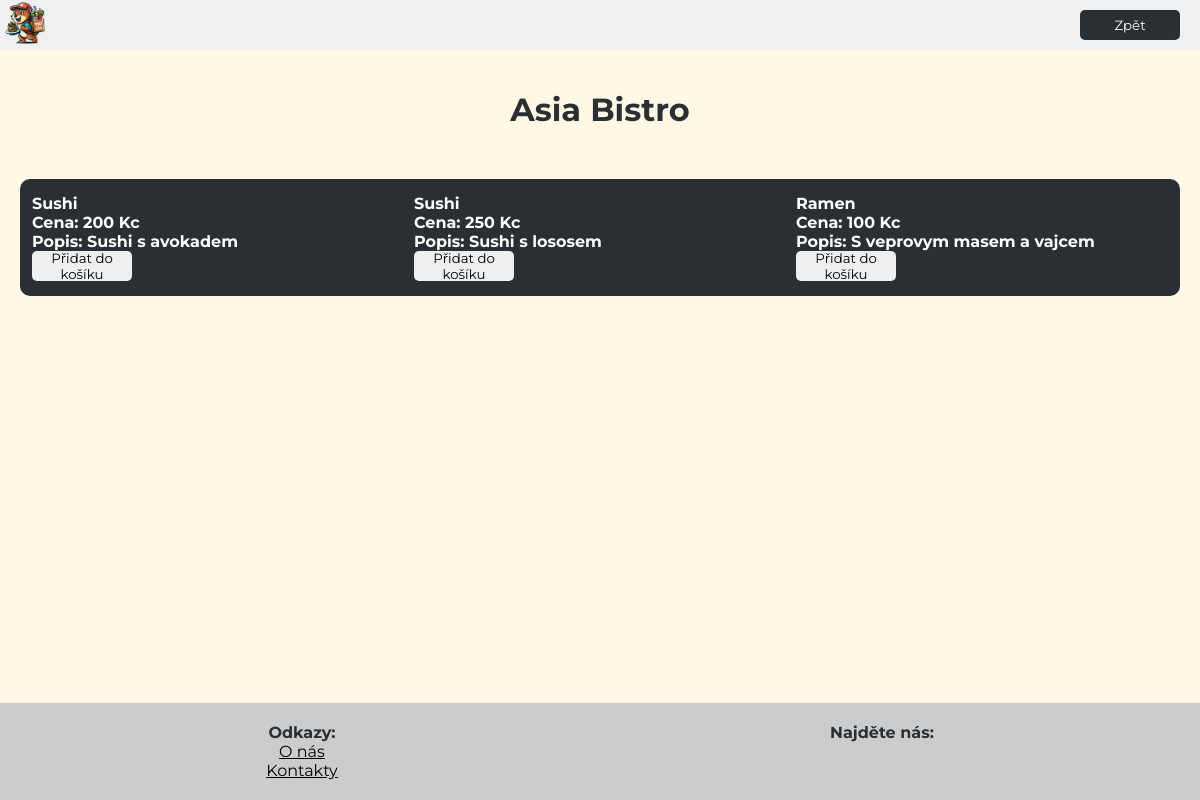
/menu/3, run on the app's committed database.
### tables this page shows
CREATE TABLE "restaurace" (
    id_restaurace    INTEGER PRIMARY KEY AUTOINCREMENT,
    typ_restaurace   TEXT NOT NULL,
    nazev_restaurace TEXT NOT NULL,
    adresa           TEXT NOT NULL,
    telefonni_cislo  INTEGER NOT NULL,
    email            TEXT UNIQUE NOT NULL
);

CREATE TABLE "polozky" (
    id_polozky               INTEGER PRIMARY KEY NOT NULL,
    nazev                    TEXT NOT NULL,
    popis                    TEXT NOT NULL,
    cena                     TEXT NOT NULL,
    objednavka_id_objednavky INTEGER NULL,
    nabidka_id_nabidky       INTEGER NOT NULL,
    mnozstvi                 TEXT,
    FOREIGN KEY (objednavka_id_objednavky) REFERENCES objednavka (id_objednavky),
    FOREIGN KEY (nabidka_id_nabidky) REFERENCES nabidka (id_nabidky)
);

### app.py (the view)
@app.route('/menu/<int:id_restaurace>')
def zobraz_menu(id_restaurace):
    db = get_db()
    restaurace = db.execute("SELECT * FROM restaurace WHERE id_restaurace = ?", (id_restaurace,)).fetchone()
    nabidka = db.execute("SELECT * FROM nabidka JOIN restaurace ON (nabidka.restaurace_id_restaurace = restaurace.id_restaurace) WHERE restaurace.id_restaurace = ? ", (id_restaurace,)).fetchall()
    polozky = []
    for polozka in nabidka:
        polozky_nabidky = db.execute("SELECT * FROM polozky WHERE nabidka_id_nabidky = ?", (polozka['id_nabidky'],)).fetchall()
        polozky.extend(polozky_nabidky)
    z_vyhledavani = request.args.get('z_vyhledavani', False)
    session['z_vyhledavani'] = z_vyhledavani
    return render_template('menu.html', restaurace=restaurace, nabidka=nabidka, polozky=polozky, id_restaurace=id_restaurace, z_vyhledavani=z_vyhledavani)

### app.py (called while the page is built)
def get_db():
    if 'db' not in g:
        g.db = sqlite3.connect('projekt.db')
        g.db.row_factory = sqlite3.Row
    return g.db

@app.before_request
def before_request():
    get_db()
    session['prihlasen'] = uzivatel_prihlasen()
    session['aktualni_uzivatel'] = aktualni_uzivatel()
    session['je_admin'] = je_admin()
    session['je_poslicek'] = je_poslicek()
    if request.endpoint == 'admin_panel':
        if not je_admin():
            return redirect(url_for('index')) # Přesměruje na index.html, pokud  není admin

@app.teardown_request
def teardown_request(exception):
    close_db()

def je_admin():
    if 'id_uzivatele' in session:
        id_uzivatele = session['id_uzivatele']
        db = get_db()
        result = db.execute("SELECT COUNT(*) FROM role_uzivatel ru JOIN role r ON ru.id_role = r.id_role WHERE ru.id_uzivatele = ? AND r.nazev = 'Admin'", (id_uzivatele,)).fetchone()
        return result[0] > 0  # True, pokud má uživatel roli 'admin', jinak False
    return False  # Žádné ID uživatele v session, takže není admin

def je_poslicek():
    if 'id_uzivatele' in session:
        id_uzivatele = session['id_uzivatele']
        db = get_db()
        result = db.execute("SELECT COUNT(*) FROM role_uzivatel ru JOIN role r ON ru.id_role = r.id_role WHERE ru.id_uzivatele = ? AND r.nazev = 'Poslicek'", (id_uzivatele,)).fetchone()
        return result[0] > 0
    return False

### funkce.py (called while the page is built)
def uzivatel_prihlasen():
    return 'id_uzivatele' in session

def aktualni_uzivatel():
    return {
        'id_uzivatele': session.get('id_uzivatele'),
        'jmeno': session.get('jmeno')
    }

### templates/menu.html (shortened to what this page needs)
<!DOCTYPE html>
<html lang="cs">
    <head>
        <link rel="stylesheet" type="text/css" href="{{ url_for('static', filename='styly_menu.css')}}">
    </head>
    <body>
        <header>
            <div class="logo">
                <img src="{{ url_for('static', filename='mls_maly.png') }}" alt="logo" class="logo">
            </div>
            <ul class="menu">
                <li>
                    <button class="zpet" onclick="window.location.href='{% if z_vyhledavani %}{{ url_for('vyhledavani', typ='restaurace') }}{% else %}{{ url_for('index') }}{% endif %}'"><span>Zpět</span></button>
                </li>
            </ul>
        </header>
        <h1>
            {{ restaurace.nazev_restaurace}}
        </h1>
        <main>
            <div class="nabidka">
                {% for polozka in polozky %}
                    <div class="polozka">
                        <p>{{ polozka.nazev }}</p>
                        <p>Cena: {{ polozka.cena }} Kc</p>
                        <p>Popis: {{ polozka.popis }}</p>
                        <form method="post" action="{{ url_for('pridat_do_kosiku') }}">
                            <button type="submit" class="kosik">Přidat do košíku</button>
                        </form>
                    </div>
                {% endfor %}
            </div>
        </main>
        <footer>
            <ul>
                <h4>Odkazy:</h4>
                <li><a href="#">O nás</a></li>
                <li><a href="#">Kontakty</a></li>
            </ul>
            <ul>
                <h4>Najděte nás:</h4>
            </ul>
        </footer>
    </body>
</html>

### static/styly_menu.css (style rules this page uses)
* { box-sizing: border-box; margin: 0; padding: 0; font-family: Montserrat; }
body { background-color: #FFF8E5; color: #2A2F33; }
h1 { text-align: center; margin-top: 40px; }
.nabidka { color: white; font-weight: bold; background-color: #2A2F33; display: grid; grid-template-columns: repeat(3, 1fr); gap: 10px; margin-top: 30px; padding: 15px 12px; border-radius: 10px; }
header { display: flex; align-items: center; background-color: #f0f0f0; height: 50px; }
main { padding: 20px; }
.zpet { border-radius: 5px; background-color: #2A2F33; color: white; width: 100px; height: 30px; padding: 0; border: none; display: flex; justify-content: center; align-items: center; cursor: pointer; transition: background-color 0.3s }
.logo { width: 50px; height: auto; }
.menu { display: flex; list-style: none; margin-left: auto; }
.menu li { padding: 10px 20px; }
.kosik { border-radius: 5px; width: 100px; height: 30px; padding: 0; border: none; display: flex; justify-content: center; align-items: center; cursor: pointer; transition: background-color 0.3s; }
footer { background-color: #cccccc; margin-top: 30px; padding: 20px; display: flex; justify-content:space-around; bottom: 0; width: 100%; position: fixed; }
footer ul { list-style: none; text-align: center; }
footer ul li a { color: black; }

### data on the page
restaurace: nazev_restaurace "Asia Bistro"
polozky: nazev "Sushi", cena "200", popis "Sushi s avokadem"
polozky: nazev "Sushi", cena "250", popis "Sushi s lososem"
polozky: nazev "Ramen", cena "100", popis "S veprovym masem a vajcem"
